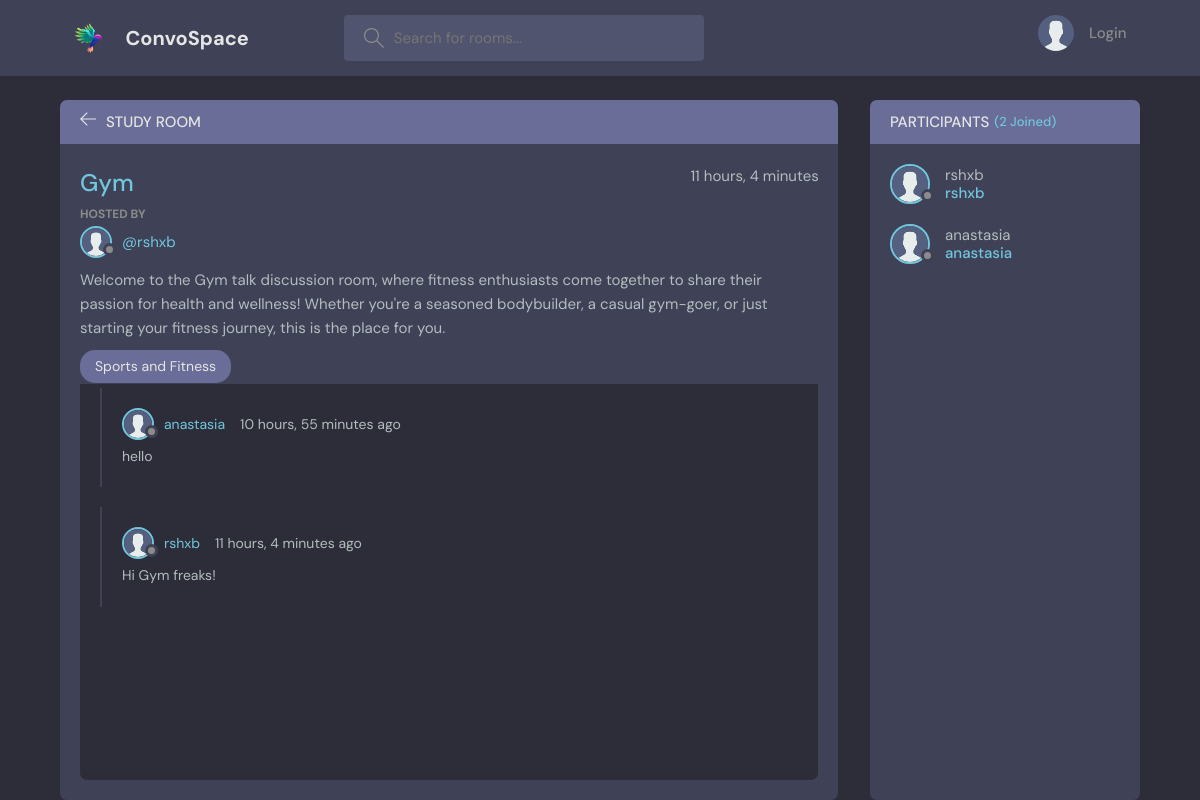
/room/14/, run on the app's committed database.
### base/models.py (models this page shows, shortened)
class Room(models.Model):
  host =  models.ForeignKey(User, on_delete=models.SET_NULL, null = True)
  topic =models.ForeignKey(Topic,on_delete=models.SET_NULL, null = True)
  name = models.CharField(max_length = 200)
  description = models.TextField(null = True, blank = True)
  participants = models.ManyToManyField(User, related_name='participants', blank=True)
  updated = models.DateTimeField(auto_now = True)
  created = models.DateTimeField(auto_now_add = True)
  class Meta():
    ordering = ['-updated','-created']

class Topic(models.Model):
  name = models.CharField(max_length = 200)
  def __str__(self):
    return self.name

class Message(models.Model):
  user = models.ForeignKey(User,on_delete=models.CASCADE)
  room = models.ForeignKey(Room,on_delete=models.CASCADE)
  body = models.TextField()
  updated = models.DateTimeField(auto_now = True)
  created = models.DateTimeField(auto_now_add = True)
  class Meta():
    ordering = ['-updated','-created']

### base/views.py (the view, shortened to what this page needs)
# urls.py: path('room/<str:pk>/', views.room, name="room"),
def room(request, pk):
    room = Room.objects.get(id = pk)
    room_messages = room.message_set.all().order_by('-created')
    participants = room.participants.all()
    context = {"room" : room,'room_messages': room_messages,
    'participants': participants}
    return render(request, 'base/room.html',context)

### base/templates/base/room.html (shortened to what this page needs)
{% extends 'main.html' %} {% load static %} {% block content%}
<main class="profile-page layout layout--2">
  <div class="container">
    <div class="room">
      <div class="room__top">
        <div class="room__topLeft">
          <a href="{% url 'home' %}">
            <svg
              version="1.1"
              xmlns="http://www.w3.org/2000/svg"
              width="32"
              height="32"
              viewBox="0 0 32 32"
            >
              <title>arrow-left</title>
              <path
                d="M13.723 2.286l-13.723 13.714 13.719 13.714 1.616-1.611-10.96-10.96h27.625v-2.286h-27.625l10.965-10.965-1.616-1.607z"
              ></path>
            </svg>
          </a>
          <h3>Study Room</h3>
        </div>
      </div>
      <div class="room__box scroll">
        <div class="room__header scroll">
          <div class="room__info">
            <h3>{{room.name}}</h3>
            <span>{{room.created|timesince}}</span>
          </div>
          <div class="room__hosted">
            <p>Hosted By</p>
            <a
              href="{% url 'user-profile' room.host.id %}"
              class="room__author"
            >
              <div class="avatar avatar--small">
                <img src="{% static 'images/avatar.svg' %}" />
              </div>
              <span>@{{room.host.username}}</span>
            </a>
          </div>
          <div class="room__details">{{room.description}}</div>
          <span class="room__topics">{{room.topic}}</span>
        </div>
        <div class="room__conversation">
          <div class="threads scroll">
            {% for message in room_messages %}
            <div class="thread">
              <div class="thread__top">
                <div class="thread__author">
                  <a
                    href="{% url 'user-profile' message.user.id %}"
                    class="thread__authorInfo"
                  >
                    <div class="avatar avatar--small">
                      <img src="{% static 'images/avatar.svg' %}" />
                    </div>
                    <span>{{message.user.username}}</span>
                  </a>
                  <span class="thread__date"
                    >{{message.created|timesince}} ago</span
                  >
                </div>
              </div>
              <div class="thread__details">{{message.body}}</div>
            </div>
            {% endfor %}
          </div>
        </div>
      </div>
    </div>
    <div class="participants">
      <h3 class="participants__top">
        Participants <span>({{participants.count}} Joined)</span>
      </h3>
      <div class="participants__list scroll">
        {% for user in participants %}
        <a href="{% url 'user-profile' user.id %}" class="participant">
          <div class="avatar avatar--medium">
            <img src="{% static 'images/avatar.svg' %}" />
          </div>
          <p>
            {{user.username}}
            <span>{{user.username}}</span>
          </p>
        </a>
        {% endfor %}
      </div>
    </div>
  </div>
</main>
{%endblock%}

### data on the page
Room: name "Gym", created "11 hours, 4 minutes", host.username "rshxb", description "Welcome to the Gym talk discussion room, where fitness enthusiasts come together to share their passion for health and wellness! Whether you're a seasoned bodybuilder, a casual gym-goer, or just starting your fitness journey, this is the place for you.", topic "Sports and Fitness"
Message: user.username "anastasia", created "10 hours, 55 minutes", body "hello"
Message: user.username "rshxb", created "11 hours, 4 minutes", body "Hi Gym freaks!"

### other printed values
{{ participants.count }} "2"
{{ user.username }} "rshxb"
{{ user.username }} "anastasia"
